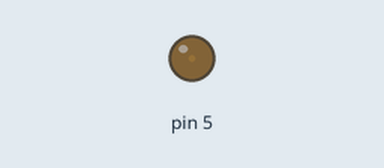
Simulated run of this sketch. Board: Arduino Uno, built with avr-gcc and run on an emulated ATmega328P. Shown: output pins drawn as LEDs (lit = HIGH).

Above: at 0.15 s.
At 12.75 s:
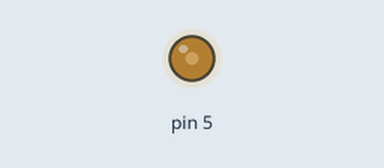
At 19.77 s:
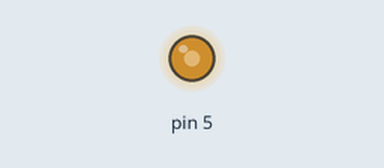
At 39.61 s:
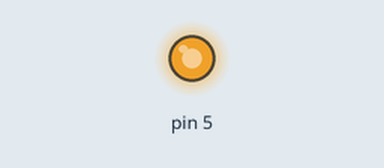
Timing chart, 0 to 40.0 s (numbered marks = the images above):
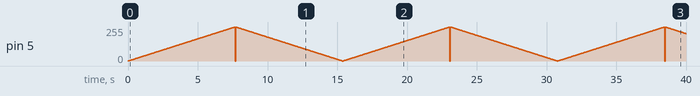

The sketch:

PWM.ino
```cpp
void setup() {

  pinMode(5,OUTPUT);

}

void loop() {
  for(int val=0;val<256;val++)
  {analogWrite(5,val);
  delay(30);
  }
  for(int val=256;val>=0;val--)
  {analogWrite(5,val);
  delay(30);
  }

    }
```
